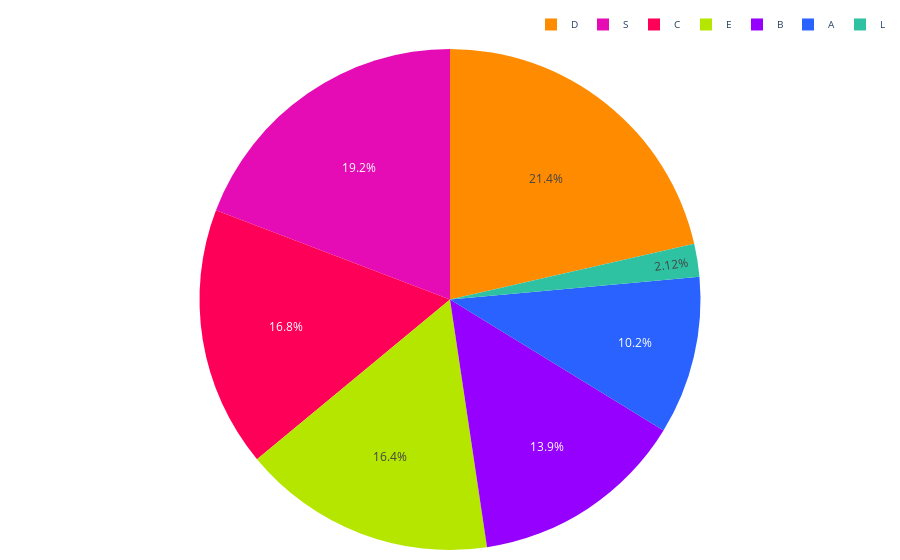

The code cell stored with this chart in its notebook:
### Code cell
segmentos = resultados['segmento']
porcentajes_totales = resultados['porcentaje_del_total']

# Definir los colores por clase
colores = ['#2962ff', '#9500ff', '#ff0059', '#ff8c00', '#b4e600', '#2EC2A2','#E50CB6','#4225CF','#2CBA4D']

fig = go.Figure(data=[go.Pie(labels=segmentos, values=porcentajes_totales, marker=dict(colors=colores))])
fig.update_traces(textinfo='percent', textposition='inside')
fig.update_layout(
    yaxis=dict(
            # title='Rango de Edad', 
            gridcolor='#dddcda', # Color de las líneas que dividen los rangos del eje Y
        ),
        legend=dict(
            font_size=10,
            orientation='h',  # Orientación horizontal de la leyenda
            yanchor='bottom',  # Anclar al borde inferior
            y=1.02,  # Colocar la leyenda justo debajo del gráfico
            xanchor='right',
            x=1
            ),
        
        plot_bgcolor='rgba(0,0,0,0)',  # Color de fondo del gráfico
        margin=dict(l=10, r=10, t=10, b=10) # Ajusta los márgenes (left, right, top, bottom)
)

# Exportar gráfica como archivo HTML
def guardar_grafico_como_html(fig, nombre_archivo, carpeta='assets/graficas'):
    # Crear la carpeta si no existe
    if not os.path.exists(carpeta):
        os.makedirs(carpeta)
    
    # Gráfica como archivo HTML en la carpeta especificada
    pio.write_html(fig, f'{carpeta}/{nombre_archivo}.html')
    # pio.write_html(fig, f'{carpeta}/{nombre_archivo}.png')

guardar_grafico_como_html(fig, 'g_pie_dist_propiedades_segmento_2024', carpeta='assets/graficas')

fig.show()

### Figure 1 — Plotly figure (JSON) as saved in the notebook; plotly's stock layout.template omitted (floating-point values rounded to 4 significant figures)
{"data": [{"labels": ["A", "B", "C", "D", "E", "L", "S"], "marker": {"colors": ["#2962ff", "#9500ff", "#ff0059", "#ff8c00", "#b4e600", "#2EC2A2", "#E50CB6", "#4225CF", "#2CBA4D"]}, "textinfo": "percent", "textposition": "inside", "type": "pie", "values": [10.21, 13.88, 16.81, 21.43, 16.36, 2.119, 19.19]}], "layout": {"legend": {"font": {"size": 10}, "orientation": "h", "x": 1, "xanchor": "right", "y": 1.02, "yanchor": "bottom"}, "margin": {"b": 10, "l": 10, "r": 10, "t": 10}, "plot_bgcolor": "rgba(0,0,0,0)", "yaxis": {"gridcolor": "#dddcda"}}}
